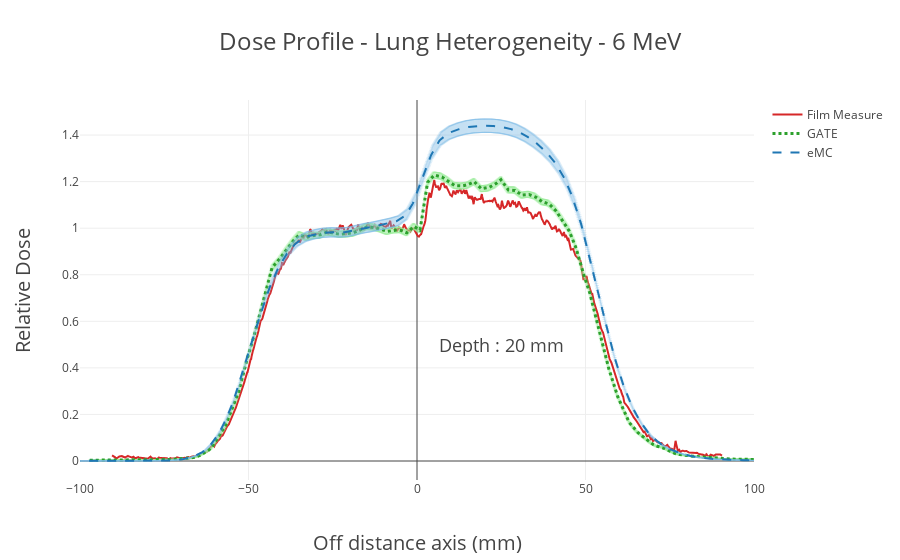
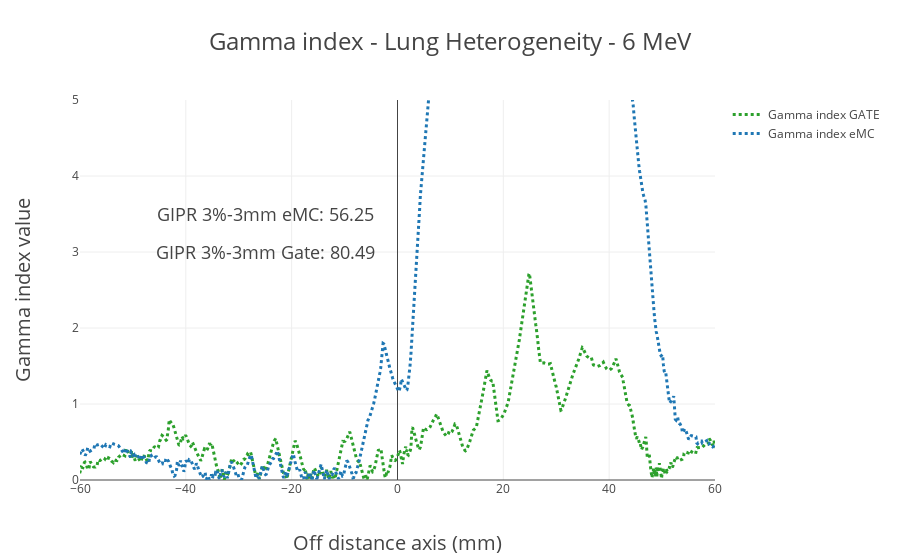

The notebook cell these images were saved under, in order:
### Code cell
LinearInterpolation=True
#Point every (in mm)
#NewStep=0.1

Threshold=True
#Of Dmax
ThresholdValue=0.1

#Gamma Index criterion 
DTA=3 #mm
deltaDmax=0.03 #%


name='Lung6e20'

gammaIndex(mesurePlotData, gatePlotData, emcPlotData, DTA, deltaDmax, name, Threshold)

### Figure 1 — Plotly figure (JSON) as saved in the notebook; plotly's stock layout.template omitted (floating-point values rounded to 4 significant figures; data arrays with more than 128 entries replaced by an {"elided": "..."} marker saying what was removed)
{"data": [{"line": {"color": "rgba(214, 39, 40, 100)"}, "mode": "lines", "name": "Film Measure", "type": "scatter", "x": {"elided": "2000 float values"}, "y": {"elided": "2000 float values"}}, {"error_y": {"array": {"elided": "2000 float values"}, "color": "#9CEF9C", "opacity": 0.5, "thickness": 0.5, "type": "data", "visible": true, "width": 1.5}, "line": {"color": "rgba(44, 160, 44, 100)", "dash": "dot", "width": 3}, "mode": "lines", "name": "GATE", "type": "scatter", "x": {"elided": "2000 float values"}, "y": {"elided": "2000 float values"}}, {"error_y": {"color": "#7CBAE6", "opacity": 0.5, "thickness": 0.5, "type": "percent", "value": 2, "visible": true, "width": 1.5}, "line": {"color": "rgba(31, 119, 180, 100)", "dash": "dash"}, "mode": "lines", "name": "eMC ", "type": "scatter", "x": {"elided": "2000 float values"}, "y": {"elided": "2000 float values"}}], "layout": {"annotations": [{"font": {"size": 18}, "showarrow": false, "text": "Depth : 20 mm", "x": 25, "xref": "gateX2", "y": 0.5, "yref": "gammaIndex"}], "title": "Dose Profile - Lung Heterogeneity - 6 MeV", "titlefont": {"size": 24}, "xaxis": {"range": [-100, 100], "title": "Off distance axis (mm)", "titlefont": {"size": 20}}, "yaxis": {"title": "Relative Dose", "titlefont": {"size": 20}}}}

### Figure 2 — Plotly figure (JSON) as saved in the notebook; plotly's stock layout.template omitted (floating-point values rounded to 4 significant figures; data arrays with more than 128 entries replaced by an {"elided": "..."} marker saying what was removed)
{"data": [{"line": {"color": "rgba(44, 160, 44, 100)", "dash": "dot", "width": 3}, "mode": "lines", "name": "Gamma index GATE ", "type": "scatter", "x": {"elided": "2000 float values"}, "y": {"elided": "2000 float values"}}, {"line": {"color": "rgba(31, 119, 180, 100)", "dash": "dot", "width": 3}, "mode": "lines", "name": "Gamma index eMC ", "type": "scatter", "x": {"elided": "2000 float values"}, "y": {"elided": "2000 float values"}}], "layout": {"annotations": [{"font": {"size": 18}, "showarrow": false, "text": "GIPR 3%-3mm Gate: 80.49", "x": -25, "xref": "gateX2", "y": 3, "yref": "gammaIndex"}, {"font": {"size": 18}, "showarrow": false, "text": "GIPR 3%-3mm eMC: 56.25", "x": -25, "xref": "gateX2", "y": 3.5, "yref": "gammaIndex"}], "title": "Gamma index - Lung Heterogeneity - 6 MeV", "titlefont": {"size": 24}, "xaxis": {"range": [-60, 60], "title": "Off distance axis (mm)", "titlefont": {"size": 20}}, "yaxis": {"range": [0, 5], "title": "Gamma index value", "titlefont": {"size": 20}}}}
